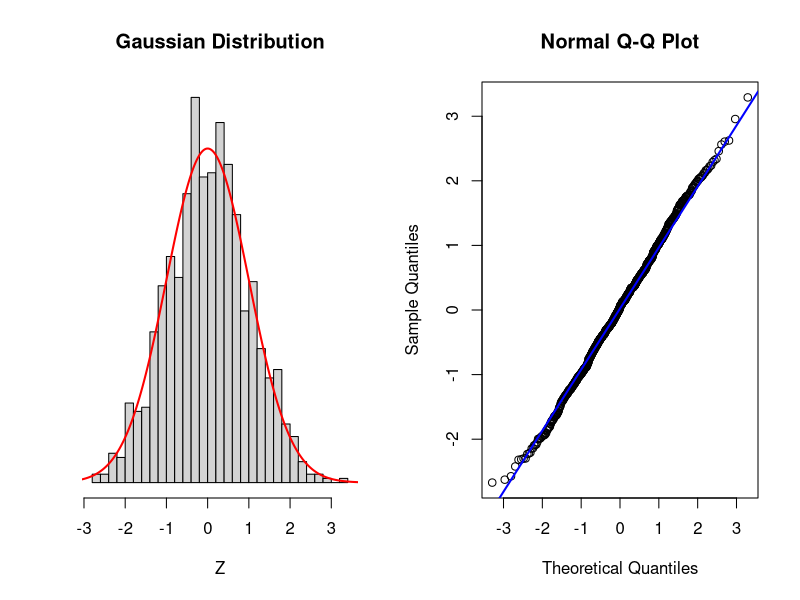
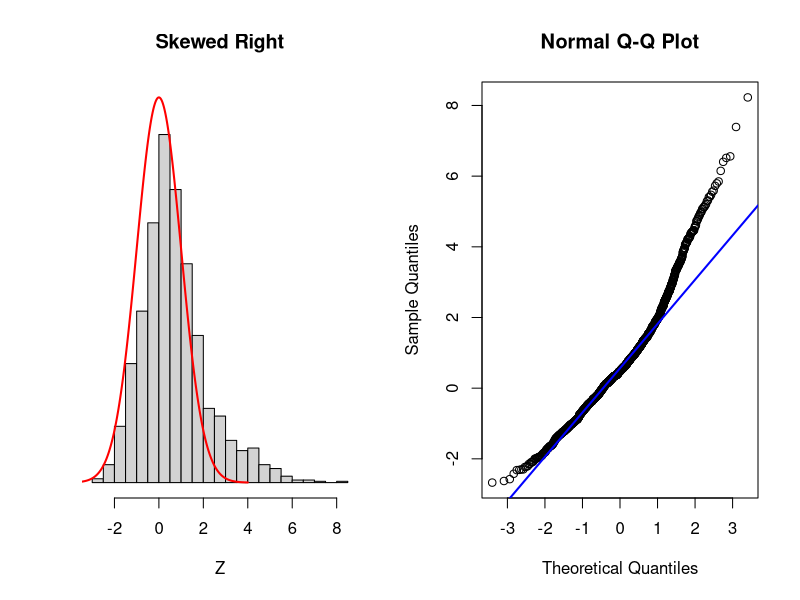
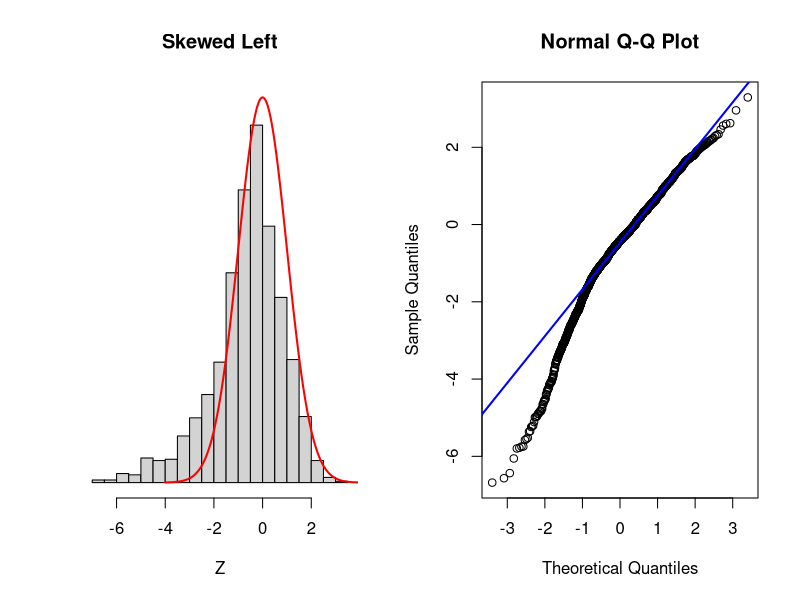
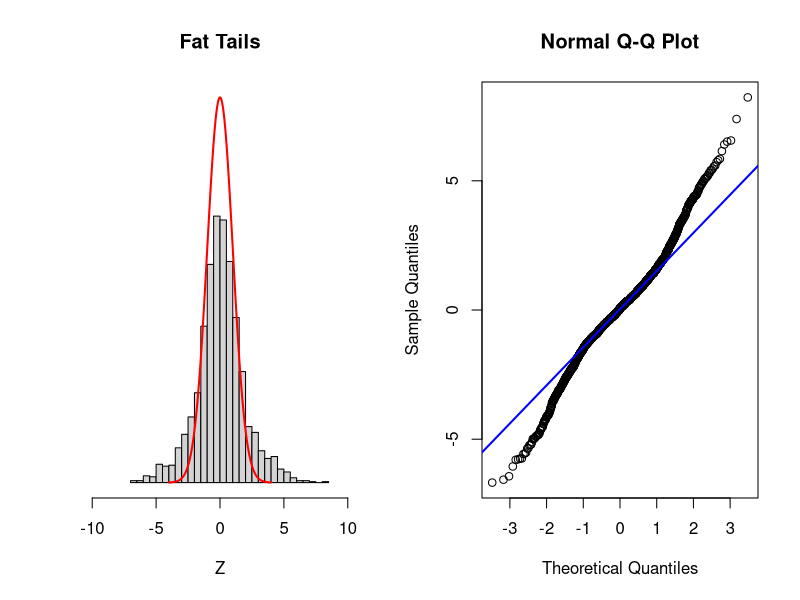
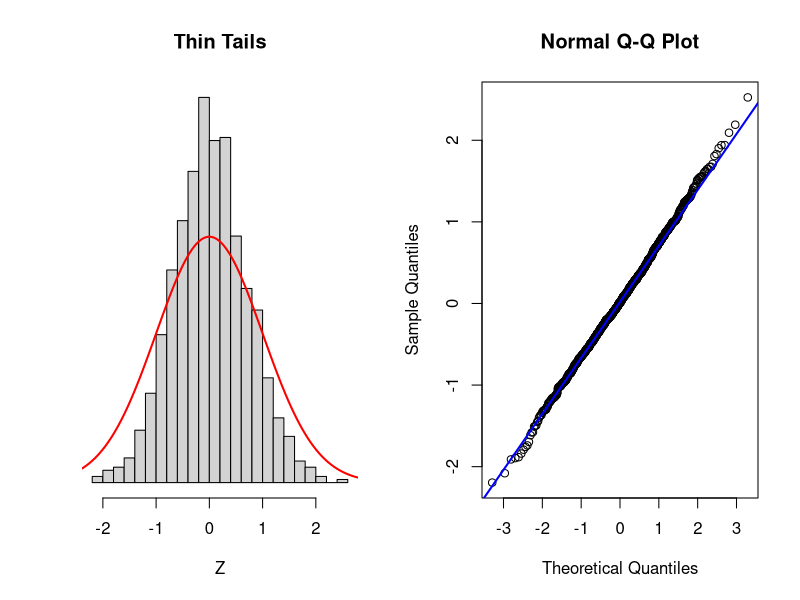
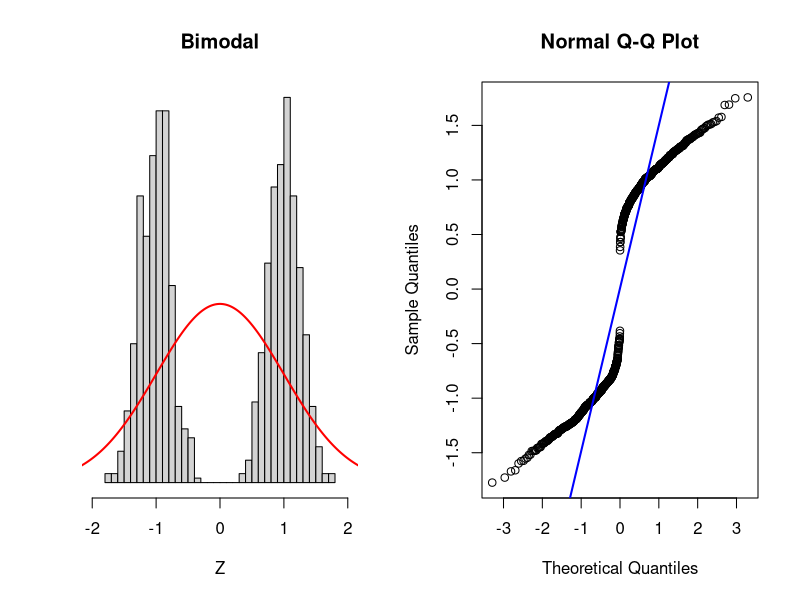
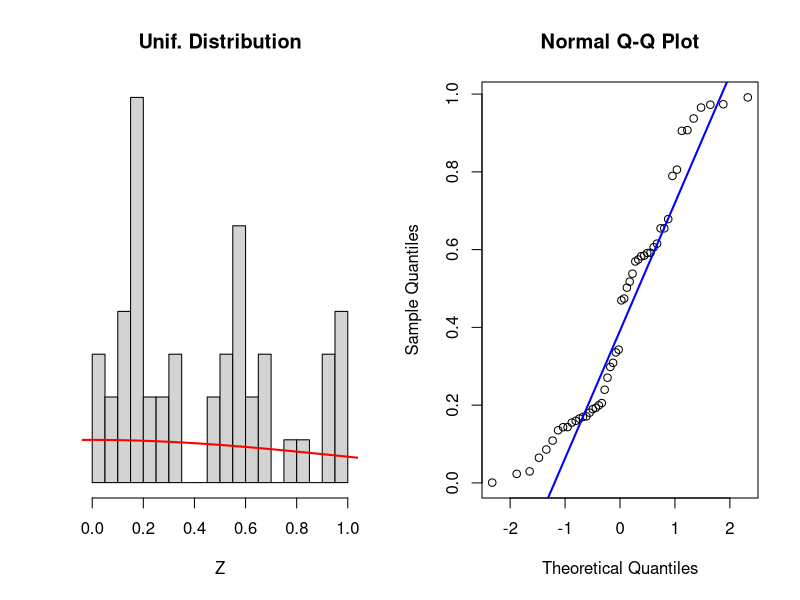

Reproduce these figures in R, in order.
pivot <- function(n){
     t <- 0
     x <- sort(runif(n))
     for (i in 1:n){
         t <- max(t, abs((i-1)/n - x[i]), abs(i/n - x[i]))
       }
     return(sqrt(n)*t)
}

# Draw two plots next to each other
par(mfrow = c(1, 2))

# normal_density are the y-values for the normal curve
# zs are the x-values for the normal curve
n <- 1000
normal_density <- dnorm(seq(-4, 4, 0.01))
zs <- seq(-4, 4, 0.01)

# Add some spice to the default histogram function
hist_ <- function(x, ...){
  hist(x, breaks = 30, xlab = "Z", ylab = "",  yaxt='n', freq = FALSE, ...)
  lines(zs, normal_density, type = "l", col = "red", lwd = 2)
}

# Gaussian Normal
# rnorm() generates random numbers from a normal distribution
# gaussian_rv is the dataset that will be compared to the Gaussian distribution
gaussian_rv <- rnorm(n)

# Draw the histogram
hist_(gaussian_rv, main = "Gaussian Distribution")

# Draw the Q-Q plot
qqnorm(gaussian_rv)
qqline(gaussian_rv, col = "blue", lwd = 2)

# Skewed Right
# skew_right is the dataset that will be compared to the Gaussian distribution
skew_right <- c(gaussian_rv[gaussian_rv > 0] * 2.5, gaussian_rv)

hist_(skew_right, main = "Skewed Right", ylim = c(0, max(normal_density)))

qqnorm(skew_right)
qqline(skew_right, col = "blue", lwd = 2)

# Skewed Left
# skew_left is the dataset that will be compared to the Gaussian distribution
skew_left <- c(gaussian_rv[gaussian_rv < 0]*2.5, gaussian_rv)

hist_(skew_left, main = "Skewed Left", ylim = c(0, max(normal_density)))

qqnorm(skew_left)
qqline(skew_left, col = "blue", lwd = 2)

# Fat Tails
fat_tails <- c(gaussian_rv*2.5, gaussian_rv)

hist_(fat_tails, main = "Fat Tails", ylim = c(0, max(normal_density)), xlim = c(-10, 10))

qqnorm(fat_tails)
qqline(fat_tails, col = "blue", lwd = 2)

# Thin Tails
thin_tails <- rnorm(n, sd = .7)

hist_(thin_tails, main = "Thin Tails")

qqnorm(thin_tails)
qqline(thin_tails, col = "blue", lwd = 2)

# Bimodal
bimodal <- c(rnorm(500, -1, .25), rnorm(500, 1, .25))

hist_(bimodal, main = "Bimodal", xlim = c(-2, 2))

qqnorm(bimodal)
qqline(bimodal, col = "blue", lwd = 2)

# Unif QQ
n = 50
unif_rv <- runif(n)

# Draw two plots next to each other
par(mfrow = c(1, 2))

# Draw the histogram
hist_(unif_rv, main = "Unif. Distribution")

# Draw the Q-Q plot
qqnorm(unif_rv)
qqline(unif_rv, col = "blue", lwd = 2)